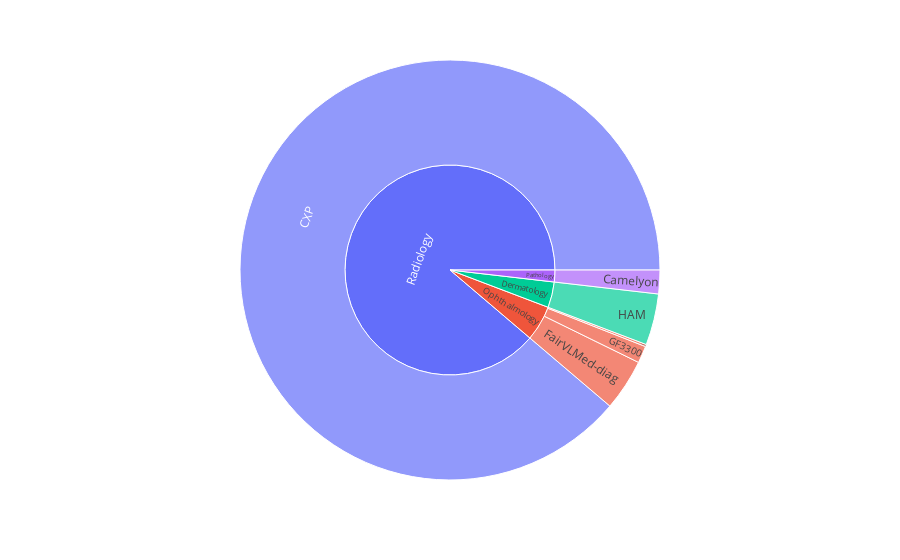

The cell this chart's notebook holds for it:
### Code cell
df = pd.DataFrame(
    dict(modality=modalities, dataset=datasets, sample_size=sample_sizes))
fig = px.sunburst(
    df,
    path=[
        "modality",
        "dataset",
    ],
    values="sample_size",
)
fig.show()

### Figure 1 — Plotly figure (JSON) as saved in the notebook; plotly's stock layout.template omitted (floating-point values rounded to 4 significant figures)
{"data": [{"branchvalues": "total", "domain": {"x": [0, 1], "y": [0, 1]}, "hovertemplate": "labels=%{label}<br>sample_size=%{value}<br>parent=%{parent}<br>id=%{id}<extra></extra>", "ids": ["Ophthalmology/PAPILA", "Ophthalmology/GF3300", "Pathology/Camelyon", "Dermatology/HAM", "Ophthalmology/FairVLMed-diag", "Radiology/CXP", "Ophthalmology", "Pathology", "Dermatology", "Radiology"], "labels": ["PAPILA", "GF3300", "Camelyon", "HAM", "FairVLMed-diag", "CXP", "Ophthalmology", "Pathology", "Dermatology", "Radiology"], "name": "", "parents": ["Ophthalmology", "Ophthalmology", "Pathology", "Dermatology", "Ophthalmology", "Radiology", "", "", "", ""], "type": "sunburst", "values": [420.0, 3300.0, 4600.0, 9948.0, 10000.0, 223600.0, 13720.0, 4600.0, 9948.0, 223600.0]}], "layout": {"legend": {"tracegroupgap": 0}, "margin": {"t": 60}}}
